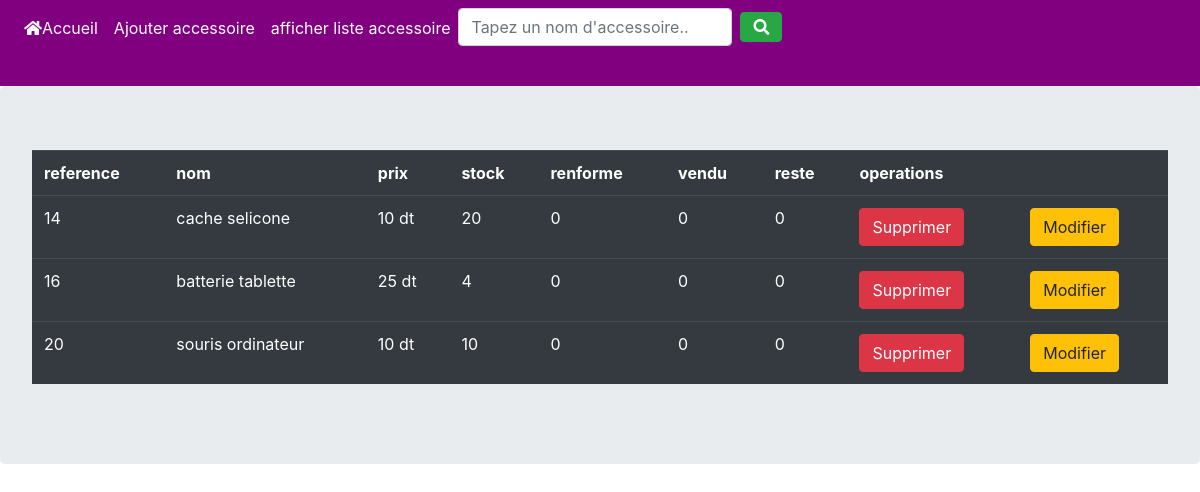
Screenshot of /stock/affichage.php with the database file from the repository.
### tables this page shows
CREATE TABLE `accessoire` (
  `id` int(20) NOT NULL,
  `name` varchar(50) NOT NULL,
  `prix` varchar(50) NOT NULL,
  `nb_unit` varchar(50) NOT NULL,
  `renforme` int(20) NOT NULL,
  `vendu` int(20) NOT NULL,
  `reste` int(20) NOT NULL
);

### stock/affichage.php (the view, shortened to what this page needs)
<html>
     <head>
         <link rel="stylesheet" href="https://maxcdn.bootstrapcdn.com/bootstrap/4.3.1/css/bootstrap.min.css">
         <link rel="stylesheet" href="https://use.fontawesome.com/releases/v5.6.3/css/all.css"></head>
		 </head>
     <body>
	 <nav class="navbar navbar-expand-sm navbar-light" style="background-color: #800080;">
		     <form class="form-inline" style="width:100%;" >
			 <ul class="navbar-nav">
                     <li class="nav-item active" >
                         <a class="nav-link" href="index.php" style="color:#FFFFFF;" data-toggle="tooltip" title="consulter la page d'accueil"><span class="fa fa-home" ></span>Accueil</a>
					 </li>
			     <ul class="navbar-nav">
                     <li class="nav-item" >
                         <a class="nav-link" href="#ajout" style="color:#FFFFFF;">Ajouter accessoire</a>
                     </li>
                     <li class="nav-item">
                         <a class="nav-link" href="affichage.php" style="color:#FFFFFF;">afficher liste accessoire</a>
                     </li>
				 </ul>
			 </form>
			  <form class="form-inline" action="recherche.php" method="post">
                 <input name="rech" class="form-control mr-sm-2" type="text" placeholder="Tapez un nom d'accessoire.."  required>
                 <button name="rch" class="btn btn-success" type="submit"><span class="fa fa-search"></span></button>
             </form>
		 </nav>
	 <div class="jumbotron">
	 <table class="table table-dark table-hover">
	 <tr><th>reference</th><th>nom</th><th>prix</th><th>stock</th><th>renforme</th><th>vendu</th><th>reste</th><th colspan="2">operations</th></tr>
	 <?php
	    include "include/connexion.php";
			$query="select * from accessoire";
			$result = $conn->query($query);
			$data = $result->fetchAll();
			for($i = 0;$i<count($data);$i++)
			{
				 $id=$data[$i]["id"];
				 $nom=$data[$i]["name"];
				 $prix=$data[$i]["prix"];
			     $nb_unit=$data[$i]["nb_unit"];
				 $renforme=$data[$i]["renforme"];
				 $vendu=$data[$i]["vendu"];
				 $reste=$data[$i]["reste"];
				 echo "<tr><td>$id</td><td>$nom</td><td>$prix</td><td>$nb_unit</td><td>$renforme</td><td>$vendu</td><td>$reste</td>";
				 echo"<td>";
				 echo"<a href='suppression.php?id=$id' onclick='return confirm(\"Confirmez vous cette suppression..?\");'class='btn btn-danger'>Supprimer</a>";
				 echo"</td>";
				 echo"<td>";
				 echo"<a href='modification.php?id=$id' class='btn btn-warning'>Modifier</a>";
echo"</td>";
				 echo"</tr>";
			}
	 ?>
	 </table>
	 </div>
	 </body>
	 </html>

### rows the page displays
accessoire: id "14", name "cache selicone", prix "10 dt", nb_unit "20", renforme "0", vendu "0", reste "0"
accessoire: id "16", name "batterie tablette", prix "25 dt", nb_unit "4", renforme "0", vendu "0", reste "0"
accessoire: id "20", name "souris ordinateur", prix "10 dt", nb_unit "10", renforme "0", vendu "0", reste "0"
